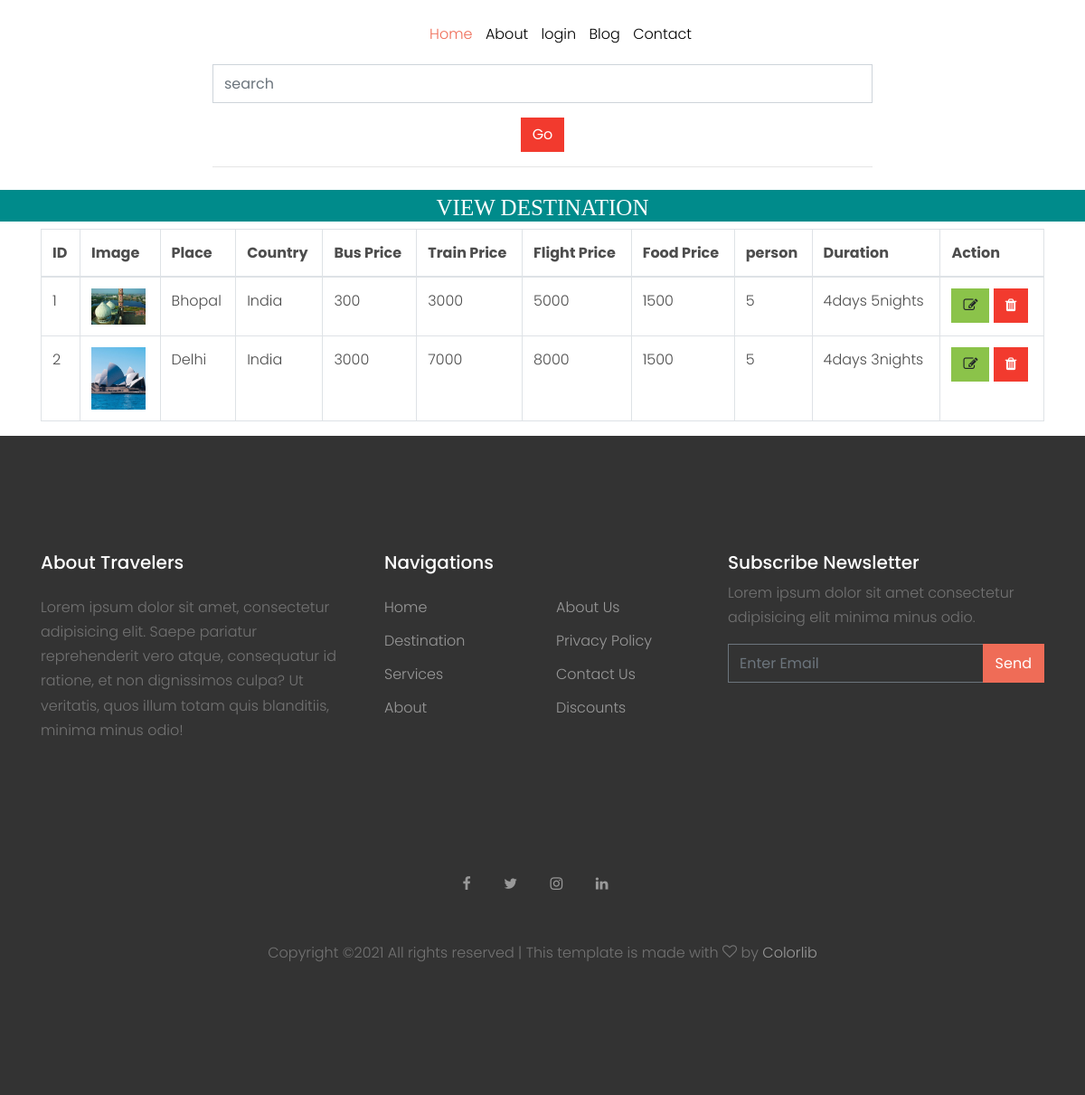
The app's page /view_destination/ with its own data.
### tour/models.py (models this page shows, shortened)
class Destination(models.Model):
    user = models.ForeignKey(User,on_delete=models.CASCADE,null=True)
    place = models.CharField(max_length=20)
    country = models.CharField(max_length=20)
    image = models.ImageField()
    price_by_bus = models.CharField(max_length=20,null=True)
    price_by_Train = models.CharField(max_length=20, null=True)
    price_by_Flight = models.CharField(max_length=20, null=True)
    food_price = models.CharField(max_length=20, null=True)
    number_of_person = models.CharField(max_length=20, null=True)
    days = models.CharField(max_length=20, null=True)
    nights = models.CharField(max_length=20, null=True)
    description=models.CharField(max_length=200,null=True)

### tour/views.py (the view)
# urls.py: path('view_destination/',views.view_destination,name='view_destination'),
def view_destination(request):
    c=Destination.objects.all()
    d={'c':c}
    return render(request,'view_destination.html',d)

### tour/templates/view_destination.html (shortened to what this page needs)
{% extends 'base.html' %}
{% load static %}
{% block body %}
<center>
      <h1 style="font-size:25px; background-color:darkcyan;height:35px;color:white;padding:5px;margin-top:5px;font-family : 'Monotype Corsiva" align="center"> VIEW DESTINATION </h1>
</center>
<div class="container">
    <table class="table table-bordered" id="myTable">
  <thead>
  <tr>
    <th>ID</th>
        <th>Image</th>
    <th>Place</th>
    <th>Country</th>
    <th>Bus Price</th>
    <th>Train Price</th>
    <th>Flight Price</th>
    <th>Food Price</th>
    <th>person</th>
    <th>Duration</th>
    <th>Action</th>
  </tr>
  </thead>
   <tbody>
    {% for i in c %}
  <tr>
    <td>{{i.id}}</td>
      <td><img src="{{i.image.url}}" style="width:60px"></td>
    <td>{{i.place}}</td>
      <td>{{i.country}}</td>
      <td>{{i.price_by_bus}}</td>
      <td>{{i.price_by_Train}}</td>
      <td>{{i.price_by_Flight}}</td>
      <td>{{i.food_price}}</td>
      <td>{{i.number_of_person}}</td>
      <td>{{i.days}}days {{i.nights}}nights</td>
      <td><a href="{% url 'edit_destination' i.id%}"> <button class="btn btn-success"><i class="fa fa-edit"></i> </button></a>
          <a href="{% url 'delete_destination' i.id %}" onclick="return confirm('Are you sure?')"><button class="btn btn-danger"><i class="fa fa-trash"></i></button></a></td>
  </tr>
    {% endfor %}
    </tbody>
</table>
</div>
{% endblock %}

### tour/static/css/style.css (style rules this page uses)
body { line-height: 1.7; color: #4d4d4d; font-weight: 300; font-size: 1rem; }
a { -webkit-transition: .3s all ease; -o-transition: .3s all ease; transition: .3s all ease; }
h1, h2, h3, h4, h5, .h1, .h2, .h3, .h4, .h5 { font-family: "Poppins", -apple-system, BlinkMacSystemFont, "Segoe UI", Roboto, "Helvetica Neue", Arial, sans-serif, "Apple Color Emoji", "Segoe UI Emoji", "Segoe UI Symbol", "Noto Color Emoji"; }
.btn { border-radius: 0; }

### records on screen
Destination: id "1", image (picture), place "Bhopal", country "India", price_by_bus "300", price_by_Train "3000", price_by_Flight "5000", food_price "1500", number_of_person "5", days "4", nights "5"
Destination: id "2", image (picture), place "Delhi", country "India", price_by_bus "3000", price_by_Train "7000", price_by_Flight "8000", food_price "1500", number_of_person "5", days "4", nights "3"
